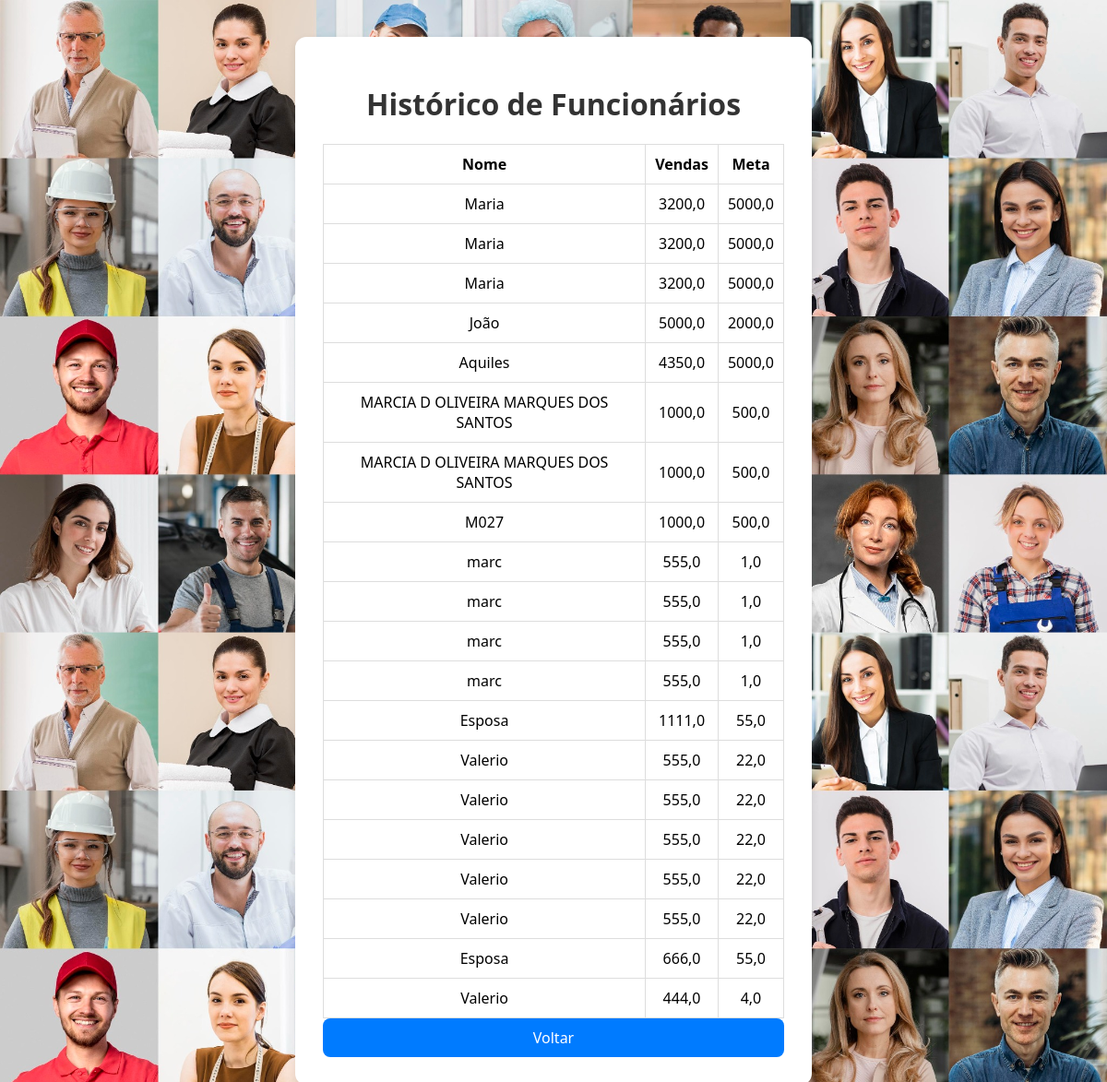
/historico/, run on an earlier commit of the app's database.
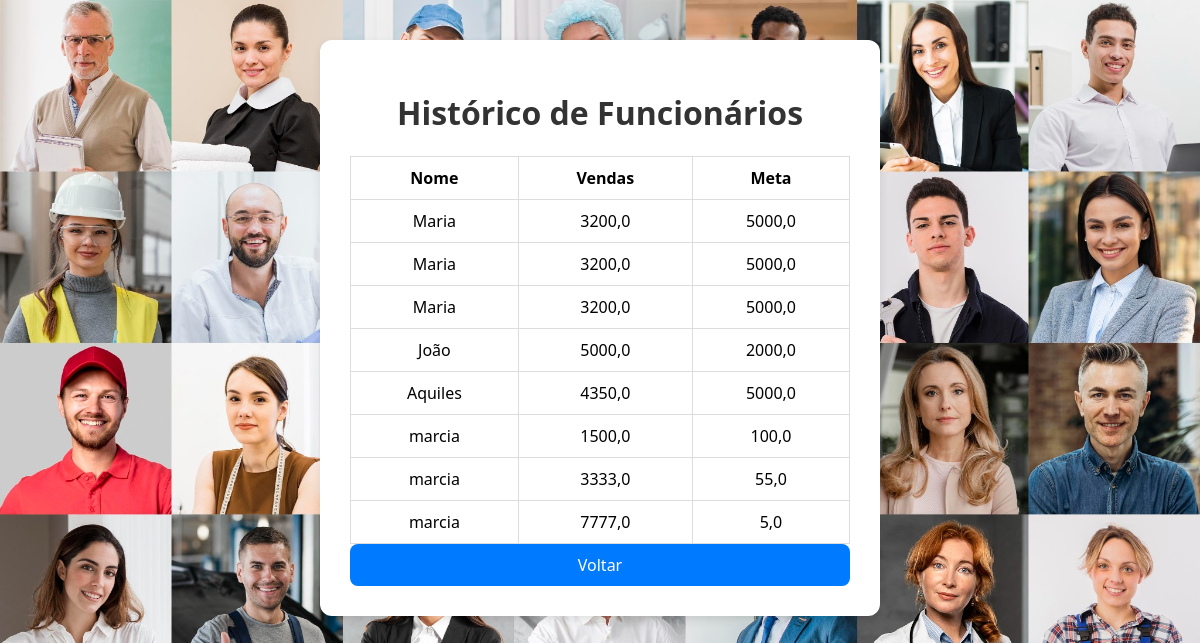
And on a later commit of the database.
### vendas_app/models.py (models this page shows, shortened)
class Funcionario(models.Model):
    nome = models.CharField(max_length=100, verbose_name='Nome')
    vendas = models.FloatField(verbose_name='Total de Vendas')
    meta = models.FloatField(verbose_name='Meta do Mês')

### vendas_app/views.py (the view)
# urls.py: path("historico/",views.historico,name="historico")
def historico(request):
    dados = Funcionario.objects.all()
    return render(request,"historico.html", {"dados":dados})

### vendas_app/templates/historico.html (shortened to what this page needs)
<!DOCTYPE html>
<html lang="pt-br">
<head>
    <link rel="stylesheet" href="/static/style.css">
</head>
<body>
    <div class="container">
        <h1>Histórico de Funcionários</h1>
        <table>
            <tr>
                <th>Nome</th>
                <th>Vendas</th>
                <th>Meta</th>
            </tr>
            {% for funcionario in dados %}
            <tr>
                <td>{{ funcionario.nome }}</td>
                <td>{{ funcionario.vendas }}</td>
                <td>{{ funcionario.meta }}</td>
            </tr>
            {% endfor %}
        </table>
        <a href="{% url 'index' %}" class="botao-secundario">Voltar</a>
    </div>
</body>
</html>

### vendas_app/static/style.css (style rules this page uses)
body { font-family: 'Segoe UI', sans-serif; background: #f4f4f9; margin: 0; padding: 0; background-image: url("/static/img/funcionario.jpg"); background-size: 100%; }
.container { max-width: 500px; margin: 40px auto; padding: 30px; background: white; border-radius: 12px; box-shadow: 0 4px 10px rgba(0,0,0,0.1); }
h1 { text-align: center; color: #333; }
button, .botao-secundario { background-color: #007BFF; color: white; border: none; cursor: pointer; border-radius: 8px; text-align: center; text-decoration: none; }
table { width: 100%; border-collapse: collapse; margin-top: 20px; }
table, th, td { border: 1px solid #ddd; }
th, td { padding: 10px; text-align: center; }
.botao-secundario { display: inline-block; padding: 10px; text-align: center; width: 96%; }

What changed in the data, as far as the page shows it:
removed Funcionario: nome "marc", vendas "555,0", meta "1,0"
removed Funcionario: nome "marc", vendas "555,0", meta "1,0"
removed Funcionario: nome "marc", vendas "555,0", meta "1,0"
removed Funcionario: nome "marc", vendas "555,0", meta "1,0"
removed Funcionario: nome "Esposa", vendas "1111,0", meta "55,0"
removed Funcionario: nome "Valerio", vendas "555,0", meta "22,0"
removed Funcionario: nome "Valerio", vendas "555,0", meta "22,0"
removed Funcionario: nome "Valerio", vendas "555,0", meta "22,0"
removed Funcionario: nome "Valerio", vendas "555,0", meta "22,0"
removed Funcionario: nome "Valerio", vendas "555,0", meta "22,0"
removed Funcionario: nome "Esposa", vendas "666,0", meta "55,0"
removed Funcionario: nome "Valerio", vendas "444,0", meta "4,0"
changed Funcionario (number 6 of 8 on the later page): nome "MARCIA D OLIVEIRA MARQUES DOS SANTOS" → "marcia"; vendas "1000,0" → "1500,0"; meta "500,0" → "100,0"
changed Funcionario (number 7 of 8 on the later page): nome "MARCIA D OLIVEIRA MARQUES DOS SANTOS" → "marcia"; vendas "1000,0" → "3333,0"; meta "500,0" → "55,0"
changed Funcionario (number 8 of 8 on the later page): nome "M027" → "marcia"; vendas "1000,0" → "7777,0"; meta "500,0" → "5,0"
